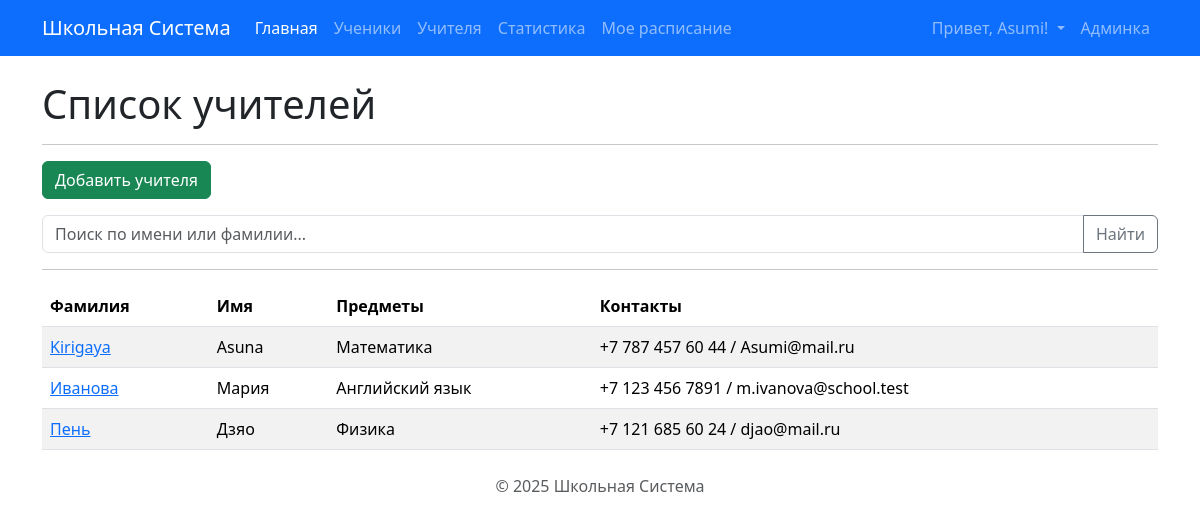
Before: /teachers/ (signed in) with the older database file.
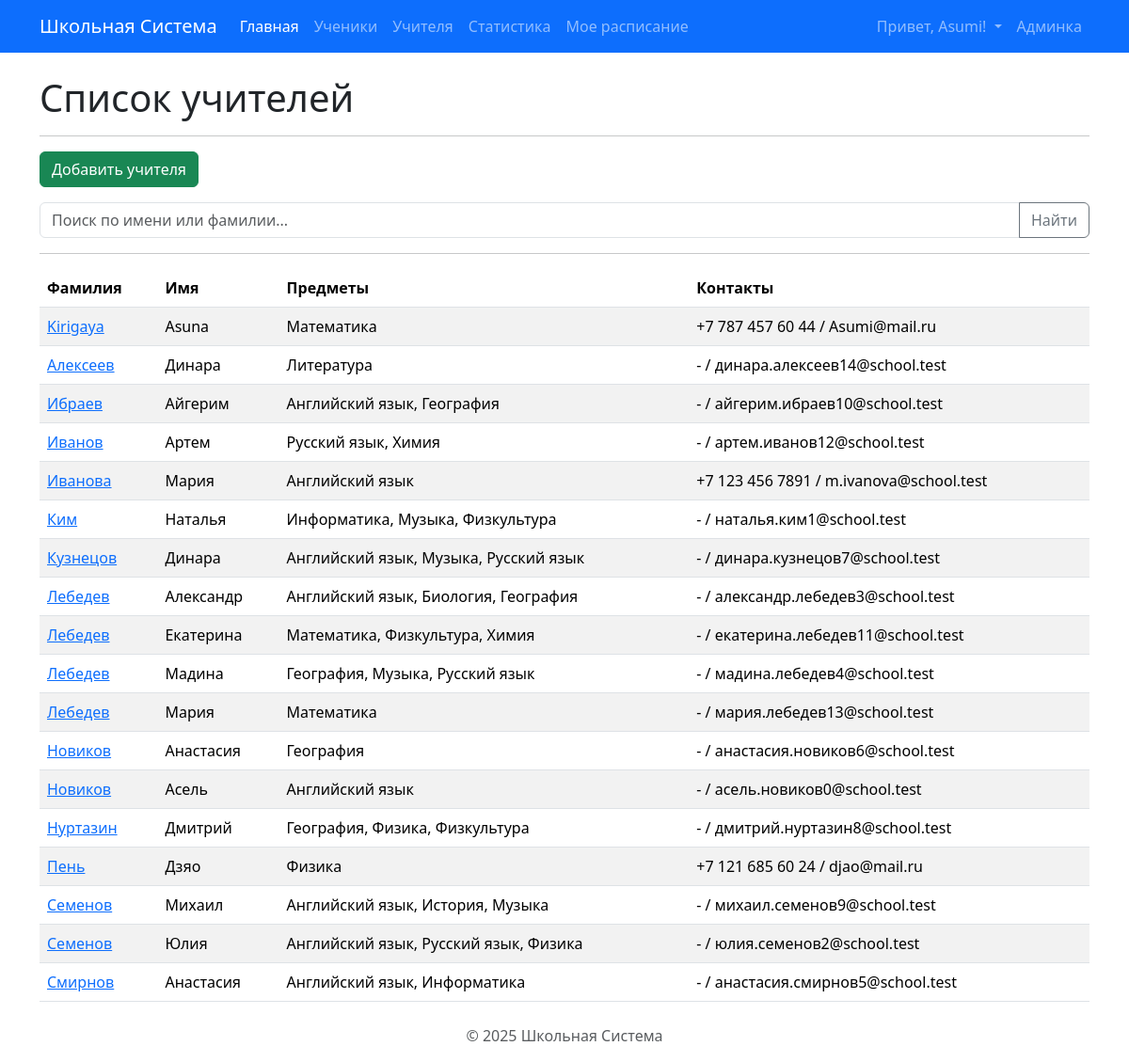
After: the same page with the newer database file.
### core/models.py (models this page shows, shortened)
class Teacher(models.Model):
    first_name = models.CharField(max_length=100, verbose_name="Имя")
    last_name = models.CharField(max_length=100, verbose_name="Фамилия")
    email = models.EmailField(max_length=254, unique=True, blank=True, null=True, verbose_name="Email")
    phone_number = models.CharField(max_length=20, blank=True, null=True, verbose_name="Номер телефона")
    subjects = models.ManyToManyField(Subject, related_name='teachers', verbose_name="Предметы")
    photo = models.ImageField(upload_to='teachers_photos/', blank=True, null=True, verbose_name="Фото")
    class Meta:
        verbose_name = "Учитель"
        verbose_name_plural = "Учителя"
        ordering = ['last_name', 'first_name']

class Subject(models.Model):
    name = models.CharField(max_length=100, unique=True, verbose_name="Название предмета")
    class Meta:
        verbose_name = "Предмет"
        verbose_name_plural = "Предметы"
        ordering = ['name']

### core/views.py (the view)
# urls.py: path('teachers/', views.teacher_list, name='teacher_list'),
@login_required
@user_passes_test(is_staff_or_teacher)
def teacher_list(request):
    query = request.GET.get('q', '') # Получаем запрос
    teachers = Teacher.objects.prefetch_related('subjects').all()
    if query:
        teachers = teachers.filter(
            Q(first_name__icontains=query) |
            Q(last_name__icontains=query)
        )
    context = {
        'teachers': teachers,
        'page_title': 'Список Учителей',
        'query': query, # <<< Передаем запрос обратно в шаблон
    }
    return render(request, 'core/teacher_list.html', context)

### core/templatetags/schedule_tags.py (called while the page is built)
@register.filter(name='in_group') # <<< Регистрируем новый фильтр
def in_group(user, group_name):
    if not user.is_authenticated:
        return False
    try:
        group = Group.objects.get(name=group_name)
        return group in user.groups.all()
    except Group.DoesNotExist:
        return False

### core/views.py (called while the page is built)
def is_staff_or_teacher(user):
    return user.is_authenticated and (user.is_staff or user.groups.filter(name='Teachers').exists())

### templates/core/teacher_list.html (shortened to what this page needs)
{% extends "base.html" %}
{% block content %}
<h1>Список учителей</h1>
<hr>
<a href="{% url 'core:teacher_create' %}" class="btn btn-success">Добавить учителя</a>
<form method="get" action="{% url 'core:teacher_list' %}" class="mb-3 mt-3">
  <div class="input-group">
    <input type="text" name="q" class="form-control" placeholder="Поиск по имени или фамилии..." value="{{ query|default:'' }}">
    <button class="btn btn-outline-secondary" type="submit">Найти</button>
  </div>
</form>
<hr>
{% if teachers %}
  <table class="table table-striped table-hover">
    <thead>
      <tr>
        <th>Фамилия</th>
        <th>Имя</th>
        <th>Предметы</th>
        <th>Контакты</th>
        </tr>
    </thead>
    <tbody>
      {% for teacher in teachers %}
        <tr>
          <td>
              <a href="{% url 'core:teacher_detail' pk=teacher.pk %}">
                  {{ teacher.last_name }}
              </a>
          </td>
          <td>{{ teacher.first_name }}</td>
          <td>
            {% for subject in teacher.subjects.all %}
              {{ subject.name }}{% if not forloop.last %}, {% endif %}
            {% empty %}
              Не указаны
            {% endfor %}
          </td>
          <td>{{ teacher.phone_number|default:"-" }} / {{ teacher.email|default:"-" }}</td>
           </tr>
      {% endfor %}
    </tbody>
  </table>
{% else %}
  <p>В базе данных пока нет учителей.</p>
  {% endif %}
{% endblock %}

Changed rows visible on the page:
added Teacher: last_name "Алексеев", first_name "Динара", phone_number "-", email "динара.алексеев14@school.test"
added Subject: name "Литература", shown under "Алексеев"
added Teacher: last_name "Ибраев", first_name "Айгерим", phone_number "-", email "айгерим.ибраев10@school.test", Subject (name "Английский язык")
added Subject: name "География"
added Teacher: last_name "Иванов", first_name "Артем", phone_number "-", email "артем.иванов12@school.test"
now on this page (row unchanged): Subject: name "Русский язык"
added Subject: name "Химия"
added Teacher: last_name "Ким", first_name "Наталья", phone_number "-", email "наталья.ким1@school.test"
added Subject: name "Информатика"
added Subject: name "Музыка"
added Subject: name "Физкультура"
added Teacher: last_name "Кузнецов", first_name "Динара", phone_number "-", email "динара.кузнецов7@school.test", Subject (name "Английский язык")
added Teacher: last_name "Лебедев", first_name "Александр", phone_number "-", email "александр.лебедев3@school.test", Subject (name "Английский язык")
added Subject: name "Биология", shown under "Лебедев"
added Teacher: last_name "Лебедев", first_name "Екатерина", phone_number "-", email "екатерина.лебедев11@school.test", Subject (name "Математика")
added Teacher: last_name "Лебедев", first_name "Мадина", phone_number "-", email "мадина.лебедев4@school.test"
added Teacher: last_name "Лебедев", first_name "Мария", phone_number "-", email "мария.лебедев13@school.test", Subject (name "Математика")
added Teacher: last_name "Новиков", first_name "Анастасия", phone_number "-", email "анастасия.новиков6@school.test"
added Teacher: last_name "Новиков", first_name "Асель", phone_number "-", email "асель.новиков0@school.test", Subject (name "Английский язык")
added Teacher: last_name "Нуртазин", first_name "Дмитрий", phone_number "-", email "дмитрий.нуртазин8@school.test", Subject (name "Физика")
added Teacher: last_name "Семенов", first_name "Михаил", phone_number "-", email "михаил.семенов9@school.test", Subject (name "Английский язык")
now on this page (row unchanged): Subject: name "История", shown under "Семенов"
added Teacher: last_name "Семенов", first_name "Юлия", phone_number "-", email "юлия.семенов2@school.test", Subject (name "Английский язык"), Subject (name "Физика")
added Teacher: last_name "Смирнов", first_name "Анастасия", phone_number "-", email "анастасия.смирнов5@school.test", Subject (name "Английский язык")
